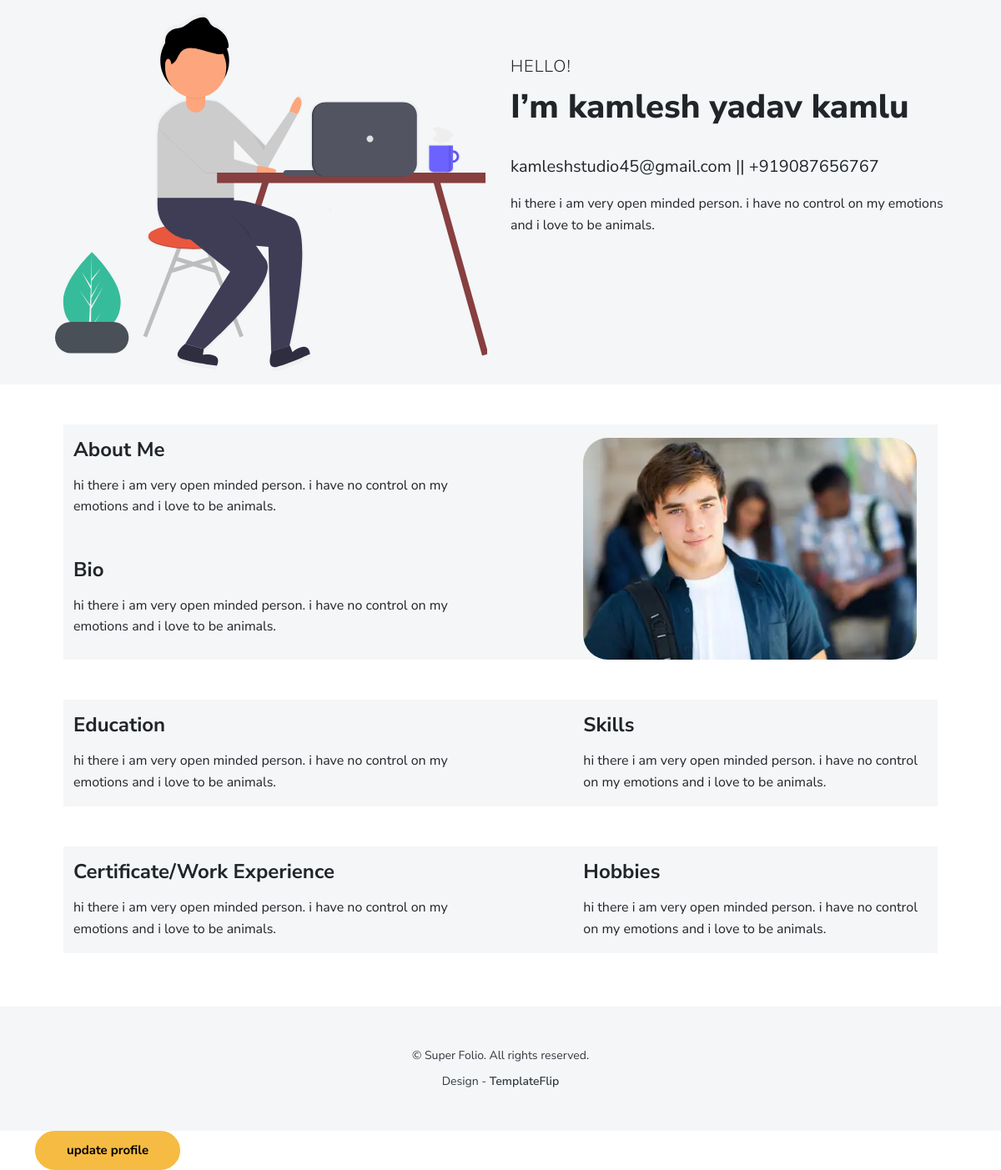
The page /template3/ (signed in) on the database its author committed.
### portfolio/models.py (models this page shows, shortened)
class Portfolio(models.Model):
    username = models.OneToOneField(User, on_delete=models.CASCADE)
    first_name = models.CharField(max_length=200)
    last_name = models.CharField(max_length=200)
    other_name = models.CharField(max_length=200)
    email = models.EmailField()
    phone = PhoneNumberField(verbose_name='Phone (+234..........)')
    links = models.TextField(blank=True)
    profile_image = models.ImageField(blank=True, upload_to="profile_img")
    about = models.TextField()
    education = models.TextField(null=True, blank=True)
    certificate_and_work_experience = models.TextField(null=True, blank=True)
    skills = models.TextField(null=True, blank=True)
    hobbies = models.TextField(null=True, blank=True)
    Basic_information = models.TextField(blank=True, verbose_name="Biography (Age, Language, Location...)")

### portfolio/views.py (the view)
# urls.py: path('template3/', views.text_template3.as_view(), name="template3"),
class text_template3(LoginRequiredMixin, TemplateView):
    login_url = '/signin/'
    template_name = 'portfolio/templates/index_3.html'
    model = Portfolio
    def get_context_data(self, **kwargs):
        context = super().get_context_data(**kwargs)
        context['ports'] = Portfolio.objects.get(username__username = self.request.user.username)
        return context

### portfolio/templates/portfolio/templates/index_3.html (shortened to what this page needs)
{%load static %}
<!DOCTYPE html>
<html lang="en-US">
  <head>
    <link href="{%static 'css/template3/font-awesome/css/all.min.css' %}" rel="stylesheet">
    <link href="{%static 'css/template3/bootstrap-icons/bootstrap-icons.css' %}" rel="stylesheet">
    <link href="{%static 'css/template3/bootstrap.min.css' %}" rel="stylesheet">
    <link href="{%static 'css/template3/aos.css' %}" rel="stylesheet">
    <link href="{%static 'css/template3/main.css' %}" rel="stylesheet">
  </head>
  <body id="top">
    <div class="page-content">
      <div id="content">
<header>
  <div class="cover bg-light">
    <div class="container px-3">
      <div class="row">
        <div class="col-lg-6 p-2"><img class="img-fluid" src="{%static 'images/template3/illustrations/hello3.svg' %}" alt="hello"/></div>
        <div class="col-lg-6">
          <div class="mt-5">
            <p class="lead text-uppercase mb-1">Hello!</p>
            <h1 class="intro-title marker">I’m {{ports.first_name}} {{ports.last_name}} {{ports.other_name}}</h1>
            <p class="lead fw-normal mt-3">{{ports.email}} || {{ports.phone}}</p>
            <div class="social-nav">
              <nav role="navigation">
                {% if ports.links %}
                  {{ports.links|safe}}
                {% endif %}
              </nav>
            </div>
          </div>
        </div>
      </div>
    </div>
  </div>
</header>
<div class="section pt-4 px-3 px-lg-4" id="about">
  <div class="container-narrow">
    <div class="row bg-light">
      <div class="col-md-6">
        <h2 class="h4 my-2">About Me</h2>
        <p>{{ports.about|safe}}</p>
        <div class="row mt-3">
          <div class="">
            <h2 class="h4 my-2">Bio</h2>
            <div class="pb-1">{{ports.Basic_information|safe}}</div>
          </div>
        </div>
      </div>
      {% if ports.profile_image %}
        <div class="col-md-5 offset-md-1"><img class="avatar img-fluid mt-2" src="{{ports.profile_image.url}}" width="400" height="400" alt="Walter Patterson"/></div>
        {% endif %}
    </div>
  </div>
</div>
<div class="section pt-4 px-3 px-lg-4" id="about">
  <div class="container-narrow">
    <div class="row bg-light">
      {% if ports.education %}
        <div class="col-md-6">
          <h2 class="h4 my-2">Education</h2>
          <p>{{ports.education|safe}}</p>
        </div>
      {% endif %}
      {% if ports.skills %}
        <div class="col-md-5 offset-md-1">
          <h2 class="h4 my-2">Skills</h2>
          {{ports.skills|safe}}
        </div>
      {% endif %}
    </div>
  </div>
</div>
<div class="section pt-4 px-3 px-lg-4 mb-5" id="about">
  <div class="container-narrow">
    <div class="row bg-light">
      {% if ports.certificate_and_work_experience%}
        <div class="col-md-6">
          <h2 class="h4 my-2">Certificate/Work Experience</h2>
          <p>{{ports.certificate_and_work_experience|safe}}</p>
        </div>
      {% endif %}
      {% if ports.hobbies %}
        <div class="col-md-5 offset-md-1">
          <h2 class="h4 my-2">Hobbies</h2>
          {{ports.hobbies|safe}}
        </div>
      {% endif %}
    </div>
  </div>
</div>
<footer class="pt-4 pb-4 text-center bg-light">
  <div class="container">
    <div class="text-small text-secondary">
      <div class="mb-1">&copy; Super Folio. All rights reserved.</div>
      <div>
        Design - <a href="https://templateflip.com/" target="_blank">TemplateFlip</a></div>
    </div>
  </div>
</footer></div>
    </div>
<div class="container">
  <a class="btn btn-warning" href="{%url 'update_info' ports.id%}"> update profile</a>
</div>
  </body>
</html>

### portfolio/static/css/template3/main.css (style rules this page uses)
html, body { overflow-x: hidden; }
html { scroll-behavior: smooth; }
.section { scroll-margin-top: 2rem; }
.intro-title { font-weight: 800; }
img.avatar { border-radius: 30px; }
footer a:not(.nav-link) { color: inherit; font-weight: 600; text-decoration: none; cursor: pointer; }
.container-narrow { max-width: 1024px; margin: 0 auto; }
.text-small { font-size: 0.875rem; }
.text-uppercase { letter-spacing: 0.05em; }
.marker { position: relative; display: inline; width: auto; }
.marker:after { content: ""; width: 125px; height: 30px; position: absolute; bottom: -25px; right: -30px; background-image: url("../images/marker.svg"); background-repeat: no-repeat; }

### rows shown on the page
Portfolio: first_name "kamlesh", last_name "yadav", other_name "kamlu", email "kamleshstudio45@gmail.com", phone "+919087656767", links "hi there i am very open minded person. i have no control on my emotions and i love to be animals.", about "hi there i am very open minded person. i have no control on my emotions and i love to be animals.", Basic_information "hi there i am very open minded person. i have no control on my emotions and i love to be animals.", profile_image (picture), education "hi there i am very open minded person. i have no control on my emotions and i love to be animals.", skills "hi there i am very open minded person. i have no control on my emotions and i love to be animals.", certificate_and_work_experience "hi there i am very open minded person. i have no control on my emotions and i love to be animals.", hobbies "hi there i am very open minded person. i have no control on my emotions and i love to be animals."
